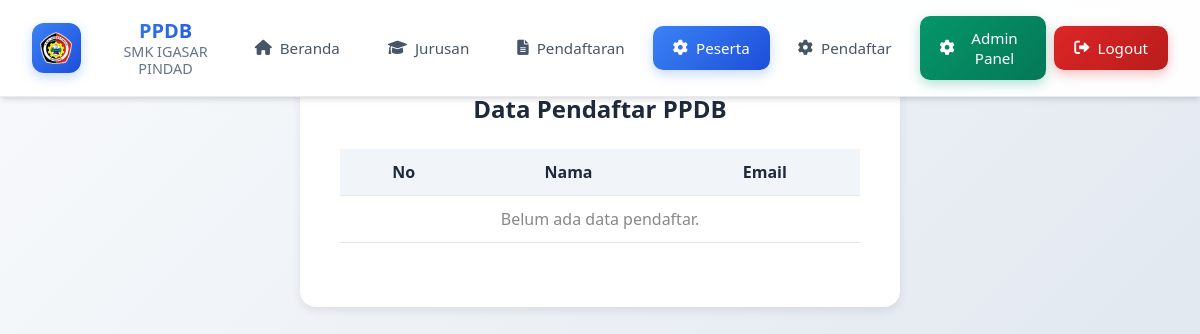
Before: /data_peserta.php (signed in) with the older database file.
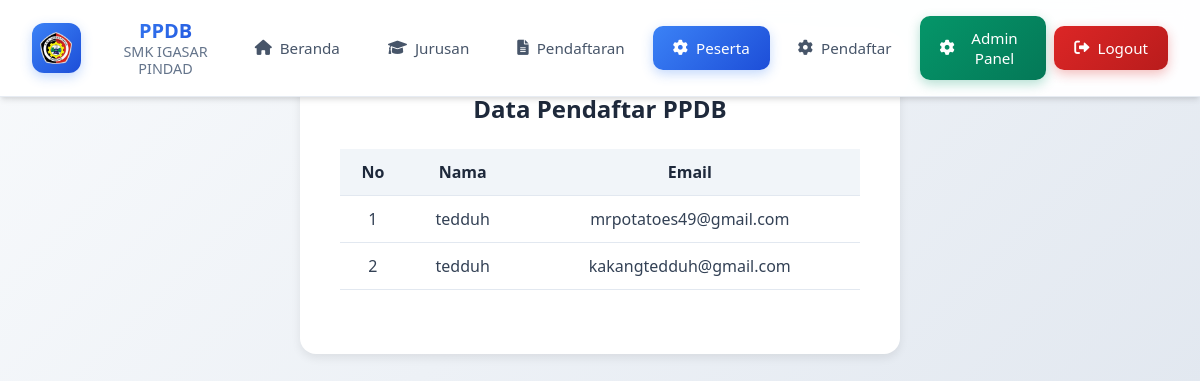
After: the same page with the newer database file.
### tables this page shows
CREATE TABLE `peserta` (
  `id` int(11) NOT NULL,
  `nama` varchar(100) NOT NULL,
  `email` varchar(100) NOT NULL,
  `password` varchar(100) NOT NULL
);

### data_peserta.php (the view, shortened to what this page needs)
<?php
$conn = new mysqli("localhost", "root", "", "ppdb_igasar");
$pendaftar = [];
$result = $conn->query("SELECT id, nama, email FROM peserta ORDER BY id DESC");
if ($result && $result->num_rows > 0) {
    while ($row = $result->fetch_assoc()) {
        $pendaftar[] = $row;
    }
}
include 'header.php';
?>
<!DOCTYPE html>
<html lang="id">
<head>
    <link href="https://cdnjs.cloudflare.com/ajax/libs/font-awesome/6.0.0/css/all.min.css" rel="stylesheet">
</head>
<body>
    <div class="container">
        <h2>Data Pendaftar PPDB</h2>
        <table>
            <thead>
                <tr>
                    <th>No</th>
                    <th>Nama</th>
                    <th>Email</th>
                </tr>
            </thead>
            <tbody>
                <?php if (empty($pendaftar)): ?>
                    <tr><td colspan="3" style="color:#888;">Belum ada data pendaftar.</td></tr>
                <?php else: $no=1; foreach ($pendaftar as $row): ?>
                    <tr>
                        <td><?= $no++ ?></td>
                        <td><?= htmlspecialchars($row['nama']) ?></td>
                        <td><?= htmlspecialchars($row['email']) ?></td>
                    </tr>
                <?php endforeach; endif; ?>
            </tbody>
        </table>
    </div>
</body>
</html>

### header.php (shortened to what this page needs)
<!DOCTYPE html>
<html lang="id">
<head>
    <link href="https://cdnjs.cloudflare.com/ajax/libs/font-awesome/6.0.0/css/all.min.css" rel="stylesheet">
</head>
<body>
    <div class="header">
        <div class="header-container">
            <div class="logo-title">
                <div class="logo-container">
                    <img src="igasar.png" alt="Logo SMK Igasar Pindad">
                </div>
                <div class="title-text">
                    <div class="sekolah">PPDB</div>
                    <div class="sekolah">SMK IGASAR PINDAD</div>
                </div>
            </div>
            <nav class="navigation" id="navigation">
                <a href="dashboard.php" class="nav-link">
                    <i class="fas fa-home"></i>
                    Beranda
                </a>
                <a href="info-jurusan.php" class="nav-link">
                    <i class="fas fa-graduation-cap"></i>
                    Jurusan
                </a>
                <a href="pendaftaran.php" class="nav-link">
                    <i class="fas fa-file-alt"></i>
                    Pendaftaran
                </a>
                <?php if (isset($_SESSION['user_level']) && $_SESSION['user_level'] === 'admin'): ?>
                    <a href="data_peserta.php" class="nav-link peserta">
                        <i class="fas fa-cog"></i>
                        Peserta
                    </a>
                    <a href="data_pendaftar.php" class="nav-link peserta">
                        <i class="fas fa-cog"></i>
                        Pendaftar
                    </a>
                    <a href="admin_panel.php" class="nav-link admin">
                        <i class="fas fa-cog"></i>
                        Admin Panel
                    </a>
                <?php endif; ?>
                <?php if (isset($_SESSION['user_level'])): ?>
                    <a href="logout.php" class="nav-link logout">
                        <i class="fas fa-sign-out-alt"></i>
                        Logout
                    </a>
                <?php endif; ?>
            </nav>
        </div>
    </div>
</body>
</html>

### header.php (style rules this page uses)
* { margin-top: 40px 0; padding: 0; box-sizing: border-box; }
body { font-family: 'Segoe UI', Tahoma, Geneva, Verdana, sans-serif; background: linear-gradient(135deg, #f8fafc 0%, #e2e8f0 100%); margin: 0; padding-top: 40px; text-align: center; }
.header { background: rgba(255, 255, 255, 0.95); backdrop-filter: blur(10px); border-bottom: 1px solid rgba(226, 232, 240, 0.8); box-shadow: 0 4px 6px -1px rgba(0, 0, 0, 0.1), 0 2px 4px -1px rgba(0, 0, 0, 0.06); position: fixed; top: 0; left: 0; width: 100%; z-index: 1000; transition: all 0.3s ease; }
.header-container { max-width: 1200px; margin: 0 auto; display: flex; align-items: center; justify-content: space-between; padding: 1rem 2rem; }
.logo-title { display: flex; align-items: center; gap: 1rem; transition: all 0.3s ease; }
.logo-container { position: relative; width: 50px; height: 50px; background: linear-gradient(135deg, #3b82f6 0%, #1d4ed8 100%); border-radius: 12px; display: flex; align-items: center; justify-content: center; box-shadow: 0 4px 12px rgba(59, 130, 246, 0.3); transition: all 0.3s ease; }
.logo-container img { width: 32px; height: 32px; object-fit: contain; }
.title-text { display: flex; flex-direction: column; line-height: 1.2; }
.sekolah { font-weight: 700; color: #1e293b; transition: all 0.3s ease; }
.sekolah:first-child { font-size: 1.25rem; background: linear-gradient(135deg, #3b82f6 0%, #1d4ed8 100%); -webkit-background-clip: text; -webkit-text-fill-color: transparent; background-clip: text; }
.sekolah:last-child { font-size: 0.9rem; color: #64748b; font-weight: 500; }
.navigation { display: flex; align-items: center; gap: 0.5rem; }
.nav-link { position: relative; padding: 0.75rem 1.25rem; text-decoration: none; color: #475569; font-weight: 500; border-radius: 10px; transition: all 0.3s ease; display: flex; align-items: center; gap: 0.5rem; font-size: 0.95rem; }
.nav-link.active { background: linear-gradient(135deg, #3b82f6 0%, #1d4ed8 100%); color: white; box-shadow: 0 4px 12px rgba(59, 130, 246, 0.3); }
.nav-link.admin { background: linear-gradient(135deg, #059669 0%, #047857 100%); color: white; box-shadow: 0 4px 12px rgba(5, 150, 105, 0.3); }
.nav-link.logout { background: linear-gradient(135deg, #dc2626 0%, #b91c1c 100%); color: white; box-shadow: 0 4px 12px rgba(220, 38, 38, 0.3); }
.nav-link { animation: fadeInUp 0.6s ease-out; animation-fill-mode: both; }
.nav-link:nth-child(1) { animation-delay: 0.1s; }
.nav-link:nth-child(2) { animation-delay: 0.2s; }
.nav-link:nth-child(3) { animation-delay: 0.3s; }
.nav-link:nth-child(4) { animation-delay: 0.4s; }
.nav-link:nth-child(5) { animation-delay: 0.5s; }

### data_peserta.php (style rules this page uses)
body { font-family: 'Segoe UI', Tahoma, Geneva, Verdana, sans-serif; background: linear-gradient(135deg, #f8fafc 0%, #e2e8f0 100%); color: #334155; margin: 0; padding: 0; }
.container { max-width: 600px; margin: 40px auto; background: #fff; border-radius: 16px; box-shadow: 0 4px 10px rgba(0,0,0,0.08); padding: 2rem 2.5rem; }
h2 { text-align: center; margin-bottom: 1.5rem; color: #1e293b; }
table { width: 100%; border-collapse: collapse; margin-bottom: 2rem; background: #fff; }
th, td { padding: 12px 10px; border-bottom: 1px solid #e2e8f0; text-align: center; }
th { background: #f1f5f9; color: #1e293b; font-weight: 600; }

Changed rows visible on the page:
added peserta: nama "tedduh", email "mrpotatoes49@gmail.com"
added peserta: nama "tedduh", email "kakangtedduh@gmail.com"
Other visible differences:
text no longer shown: "Belum ada data pendaftar."
